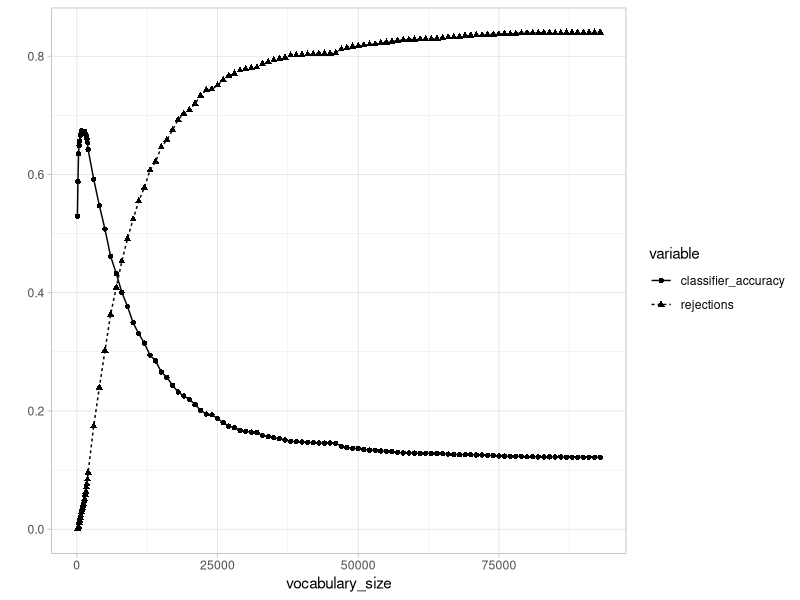
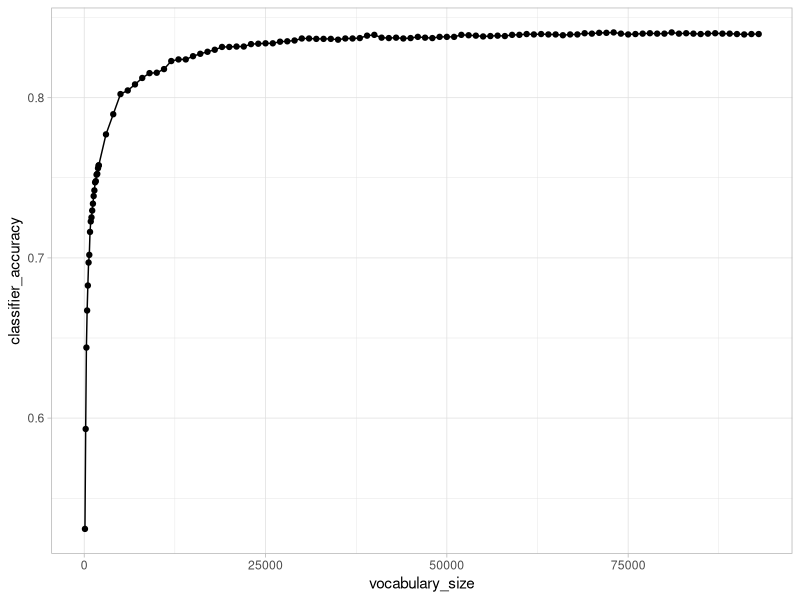

The R source for these figures, in order:

res <- read.csv("result.csv")
library(ggplot2)
library(reshape2)
molten <- melt(res,id.vars = "vocabulary_size")
ggplot(molten,aes(vocabulary_size,value,shape=variable,linetype=variable)) + geom_line() + ylab("") +geom_point() + theme_light()
res_smoothed <- read.csv("result_smoothed.csv")
ggplot(res_smoothed,aes(vocabulary_size,classifier_accuracy)) +geom_line() +geom_point() + theme_light()
